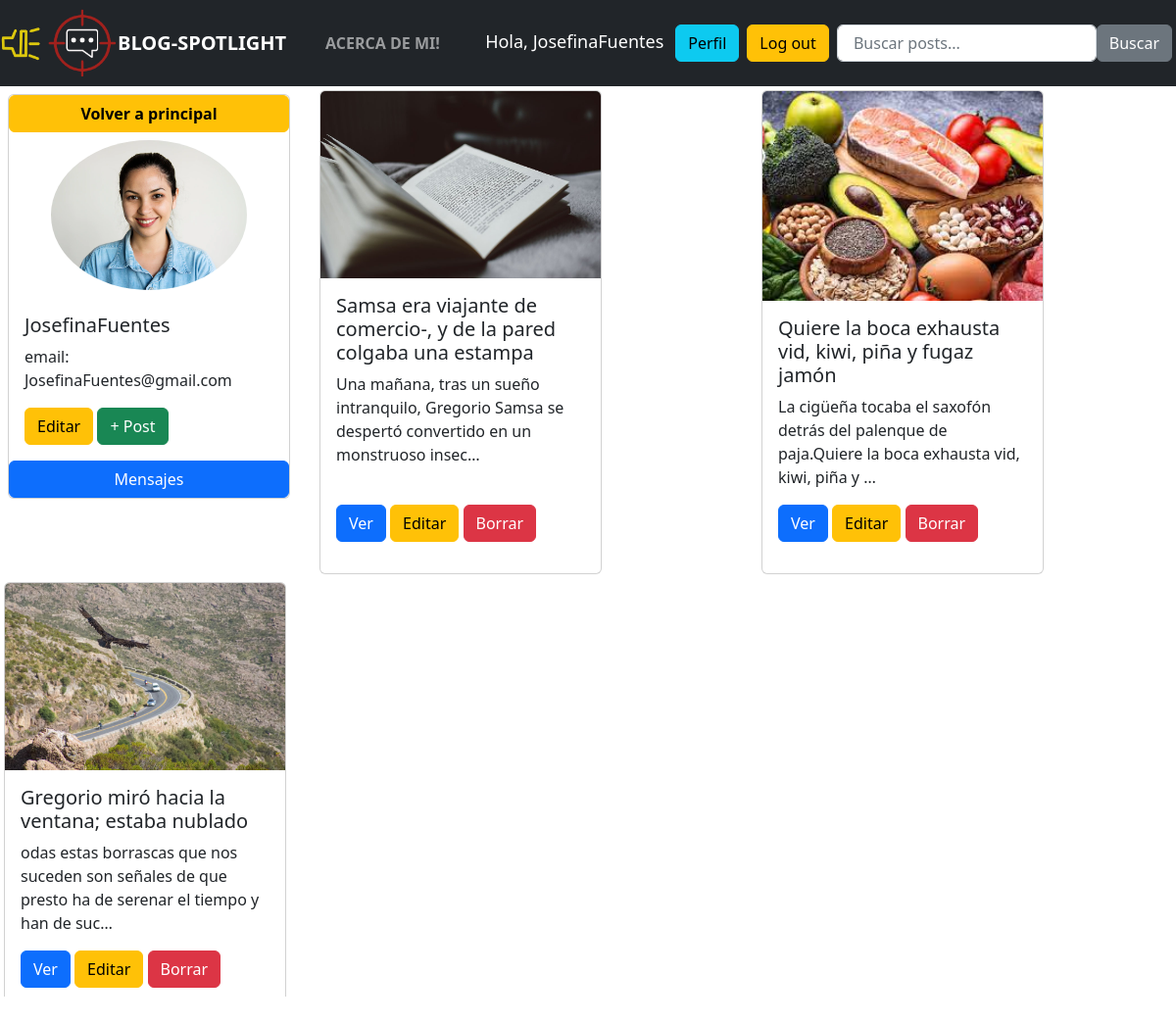
The page /perfil_usuario/ (signed in) on the database its author committed.
### posteos/models.py (models this page shows, shortened)
class UserProfile(models.Model):
    user = models.OneToOneField(User, null= False, on_delete = models.CASCADE)
    nombre_usuario = models.CharField(default = 'username', max_length=50, null = True, blank=True)
    email = models.EmailField(null = True, blank=True)
    fecha_nacimiento = models.DateField(null = True, blank=True)
    imagen = models.ImageField(upload_to = "usuarios-imagen", null =True, blank= True, default="user_defoult.png")
    fecha_creado = models.DateTimeField(auto_now_add=True, null = True)

class Post (models.Model):
    titulo = models.CharField(max_length= 50, null=False, blank=False )
    subtitulo = models.CharField(max_length=100, null=False,blank=False)
    cuerpo = models.TextField(null=False, blank=False)
    user = models.ForeignKey(User, on_delete = models.CASCADE, default=1)
    fecha = models.DateField()
    imagen = models.ImageField(upload_to= "posteos-imagen")

### posteos/views.py (the view)
# urls.py: path("perfil_usuario/",perfil_usuario, name = "perfil_usuario"),
@login_required
def perfil_usuario (request):
    user = request.user
    posts = Post.objects.filter(user = user)
    context = {"posts":posts}
    return render (request,"posteos/perfil_usuario.html",context)

### posteos/templates/posteos/perfil_usuario.html (shortened to what this page needs)
{% extends 'layout.html' %}
{% load static %}
{% block content %}
<div class="row">
    <div class="col-md-3 m-2">
        <div class="card" style="width: 18rem;">
            <a href="{% url 'home' %}" class="btn btn-warning"> <strong> Volver a principal</strong></a>
            <img class="perfil-img my-2" src="{{request.user.userprofile.imagen.url}}" alt="Card image cap">
            <div class="card-body justify-content-center">
                <h5 class="card-title ">{{request.user}}</h5>
                <p>email: {{request.user.userprofile.email}}</p>
                <a href="{% url 'editar_perfil' %}" class="btn btn-warning ">Editar</a>
                <a href="{% url 'agregar_post' %}" class="btn btn-success ">+ Post</a>
            </div>
            <a href="{% url 'mensajes_enviados' %}" class="btn btn-primary ">Mensajes</a>
        </div>
    </div>
    {% for post in posts %}
  <div class="col md-3 m-1 d-flex align-items-stretch">
    <div class="card" style="width: 18rem; ">
      <img class="card-img-top" src="{{post.imagen.url}}" alt="Card image cap">
      <div class="card-body d-flex flex-column">
        <h5 class="card-title">{{post.titulo}}</h5>
        <p class="card-text">{{post.cuerpo|truncatechars:100}}</p>
        <p class="mt-auto">
          <a href="{% url 'mostar_post' post.id %}" class="btn btn-primary mt-auto ">Ver</a>
          <a href="{% url 'editar_post' post.id %}" class="btn btn-warning mt-auto">Editar</a>
          <a href="{% url 'eliminar_post' post.id %}" class="btn btn-danger mt-auto">Borrar</a>
        </p>
      </div>
    </div>
  </div>
  {% endfor %}
</div>
{% endblock %}

### posteos/templates/layout.html (shortened to what this page needs)
{% load static %}
<!doctype html>
<html lang="en">
<head>
    <link href="https://cdn.jsdelivr.net/npm/bootstrap@5.2.3/dist/css/bootstrap.min.css" rel="stylesheet">
    <link rel="stylesheet" href="{% static 'css/main.css' %}">
</head>
<nav class="navbar navbar-expand-lg navbar-dark  bg-dark ">
    <img width="10%" src="{% static 'image/navbar_logo.png' %}" alt="">
    <a class="navbar-brand" href="{% url 'home' %}"><strong>BLOG-SPOTLIGHT</strong></a>
    <div class="collapse navbar-collapse" id="navbarSupportedContent">
        <ul class="navbar-nav mr-auto">
            <li class="nav-item active">
                <a class="nav-link" href="">  </a>
            </li>
            <li>
                <a class="nav-link" href="{% url 'acercademi' %}"> <strong>ACERCA DE MI!</strong> </a>
            </li>
        </ul>
    </div>
    <div>
        <ul class="navbar-nav ml-auto my-1">
            {% if user.is_authenticated %}
            <li class ="saludo-msg m-2">Hola, {{request.user}}</li>
                <a href="{% url 'perfil_usuario' %}" class="btn btn-info m-1">Perfil</a>
            <li>
                <a href="{% url 'logout' %}" class="btn btn-warning m-1 "> Log out</a>
            </li>
            {% endif %}
            <form class="d-flex" action="{% url 'busqueda_post' %}" method="POST" >
                <li>
                    <input class="form-control m-1" type="search" placeholder=" Buscar posts..." aria-label="Search" name = "busqueda">
                </li>
                <li>
                    <button class="btn btn-secondary m-1" type="submit">Buscar</button>
                </li>
            </form>
        </ul>
    </div>
</nav>
<body>
    {% block content%}
    {% endblock %}
</body>
</html>

### static/css/main.css (style rules this page uses)
body { background-color: none; }

### posteos/templates/layout.html (style rules this page uses)
.saludo-msg { color: white; font-size: 18px; }

### posteos/templates/posteos/perfil_usuario.html (style rules this page uses)
.perfil-img { max-width: 200px; max-height: 200px; margin: 0 auto; border-radius: 50%; }

### rows shown on the page
Post: imagen (picture), titulo "Samsa era viajante de comercio-, y de la pared colgaba una estampa", cuerpo "Una mañana, tras un sueño intranquilo, Gregorio Samsa se despertó convertido en un monstruoso insec…"
Post: imagen (picture), titulo "Quiere la boca exhausta vid, kiwi, piña y fugaz jamón", cuerpo "La cigüeña tocaba el saxofón detrás del palenque de paja.Quiere la boca exhausta vid, kiwi, piña y …"
Post: imagen (picture), titulo "Gregorio miró hacia la ventana; estaba nublado", cuerpo "odas estas borrascas que nos suceden son señales de que presto ha de serenar el tiempo y han de suc…"

### other values the page prints
{{ request.user }} "JosefinaFuentes"
{{ request.user.userprofile.email }} "JosefinaFuentes@gmail.com"
